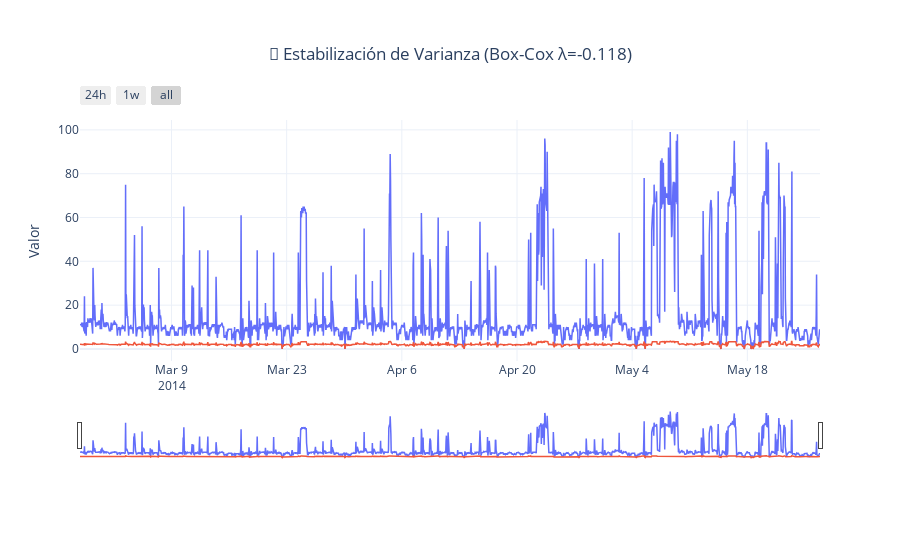

Write notebook code for a chart like this one.
### Code cell
# Celda 10: Traer resultados a Python
df['BoxCox_Consumo'] = %R df_r$BoxCox_Consumo
lambda_r = %R Lambda_est

plot_(f'🔄 Estabilización de Varianza (Box-Cox λ={lambda_r[0]:.3f})', 
      (df.index, df["Consumo"], "Datos Originales"),
      (df.index, df["BoxCox_Consumo"], "Box-Cox Transformado"))

### Figure 1 — Plotly figure (JSON) as saved in the notebook; plotly's stock layout.template omitted (floating-point values rounded to 4 significant figures; data arrays with more than 128 entries replaced by an {"elided": "..."} marker saying what was removed)
{"data": [{"line": {"width": 1.5}, "mode": "lines", "name": "Datos Originales", "type": "scatter", "x": {"elided": "2160 str values"}, "y": {"elided": "2160 float values"}}, {"line": {"width": 1.5}, "mode": "lines", "name": "Box-Cox Transformado", "type": "scatter", "x": {"elided": "2160 str values"}, "y": {"elided": "2160 float values"}}], "layout": {"legend": {"orientation": "h", "x": 0.5, "xanchor": "center", "y": -0.3, "yanchor": "top"}, "margin": {"b": 100, "t": 120}, "title": {"text": "🔄 Estabilización de Varianza (Box-Cox λ=-0.118)", "x": 0.5, "xanchor": "center"}, "xaxis": {"rangeselector": {"buttons": [{"count": 24, "label": "24h", "step": "hour", "stepmode": "backward"}, {"count": 7, "label": "1w", "step": "day", "stepmode": "backward"}, {"step": "all"}], "x": 0, "y": 1.05}, "rangeslider": {"visible": true}, "type": "date"}, "yaxis": {"autorange": true, "title": {"text": "Valor"}}}}
